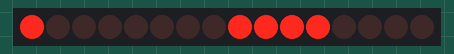
A sketch run on a simulated Arduino Uno, built with avr-gcc and run on an emulated ATmega328P. Shown: 16 shift-register outputs drawn as a row of LEDs (first output left, lit = HIGH). Wiring (inferred from the names in the program): 2 × shift register (74HC595): data pin 2; shift clock pin 7; latch pin 5. Wiring (inferred from the signals the program sends): row of LEDs: on Q0, Q1, Q2, Q3, Q4, Q5, Q6, Q7, Q8, Q9, Q10, Q11, Q12, Q13, Q14, Q15.

Above: at 0.2 s.
At 1.7 s:
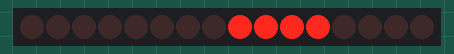
Timing chart, 0 to 3.0 s (numbered marks = the images above):
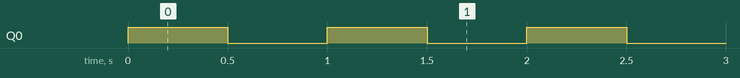

The sketch:

basictest.ino
```cpp
const int dataPin = 2;  // connected to DIN (1) of MAX7219 (yellow)
const int latchPin = 5;  // connected to LOAD (12) of MAX7219 (green)
const int clockPin = 7; // connected to CLK (13) of MAX7219 (white)

// shifts a 16-bit message into the MAX7219 input register, then latches it.
void sendData(int data) {
  digitalWrite(clockPin, LOW);
  digitalWrite(latchPin, LOW);
  shiftOut(dataPin, clockPin, MSBFIRST, data >> 8);
  shiftOut(dataPin, clockPin, MSBFIRST, data);
  digitalWrite(latchPin, HIGH);
}

// turns all leds on, then off using test mode
void testFlash(int ms) {
  sendData(0x0F01); // enable test mode
  delay(ms);
  sendData(0x0F00); // disable test mode
  delay(ms);
}

void setup() {
  pinMode(latchPin, OUTPUT);
  pinMode(clockPin, OUTPUT);
  pinMode(dataPin, OUTPUT);
}

void loop() {
    testFlash(500);
}
```

Measured:
- by itself, Q0: alternates HIGH for 0.50 s and LOW for 0.50 s
